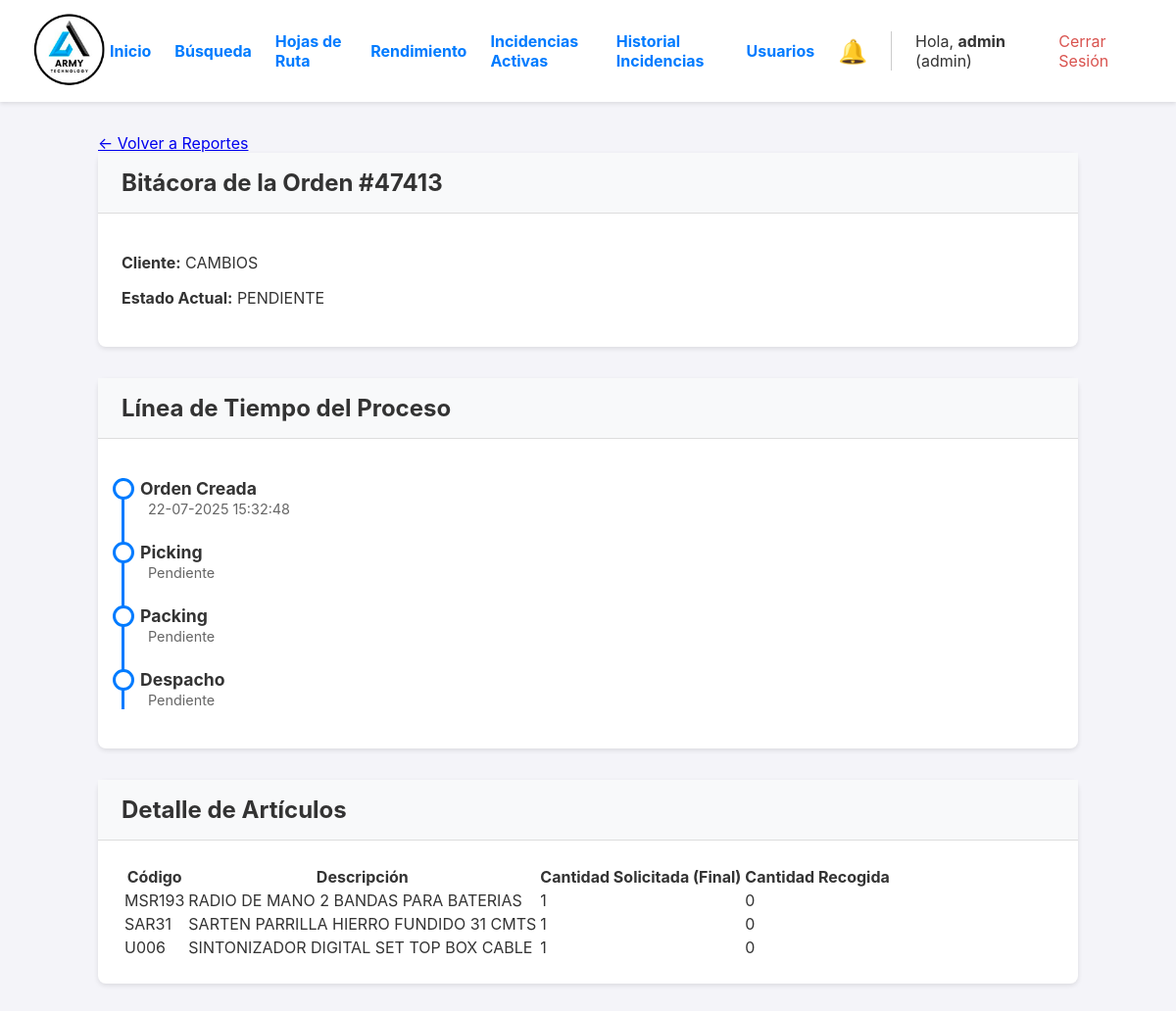
The page /orden/3/bitacora (signed in) on the database as committed earlier.
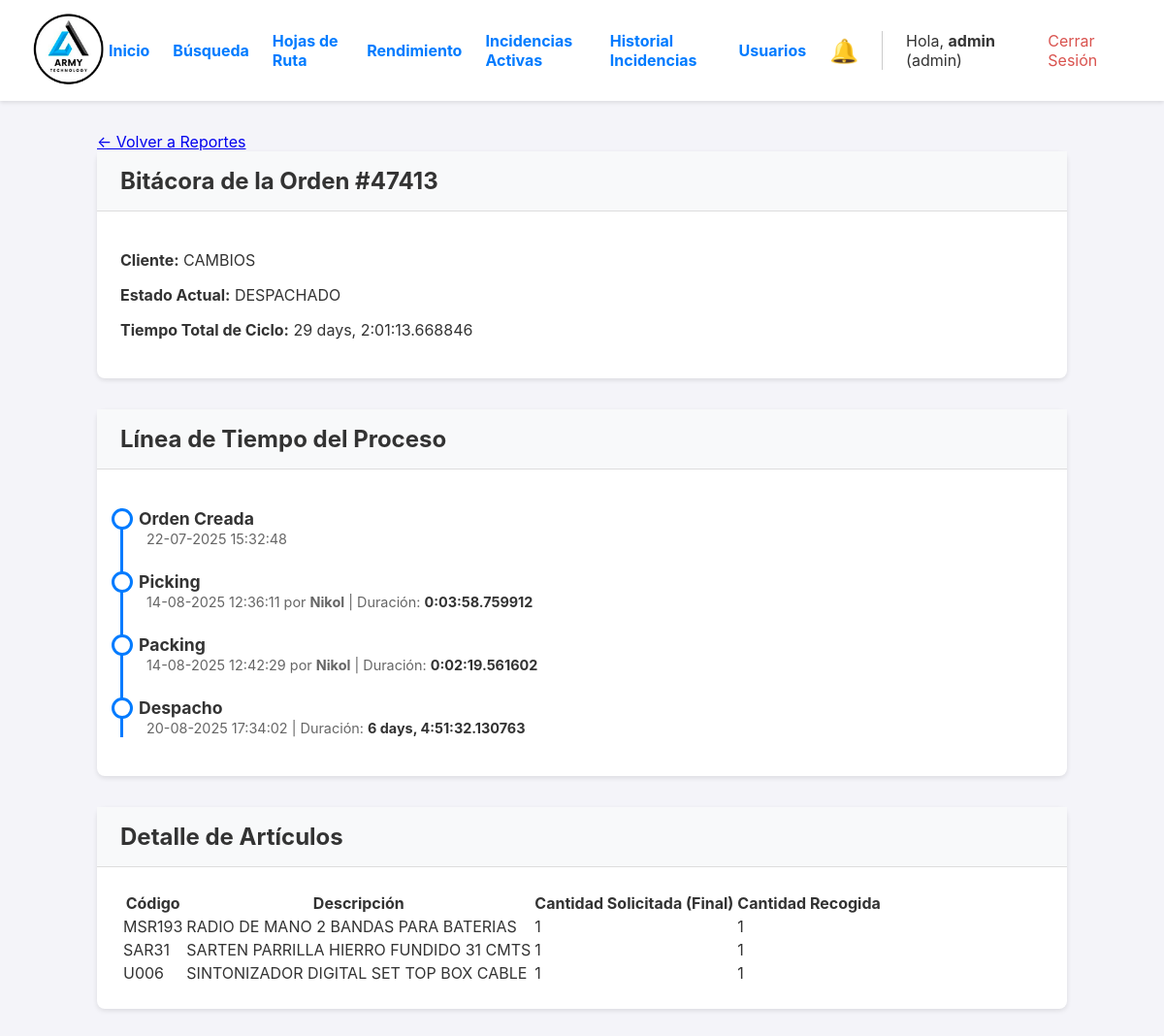
The same page on the database as committed later.
### app.py (models this page shows, shortened)
class Orden(db.Model):
    id = db.Column(db.Integer, primary_key=True)
    numero_pedido = db.Column(db.String(50), unique=True, nullable=False)
    cliente_nombre = db.Column(db.String(200), nullable=False)
    cliente_direccion = db.Column(db.String(300), nullable=True)
    estado = db.Column(db.String(30), nullable=False, default='PENDIENTE')
    fecha_creacion = db.Column(db.DateTime, nullable=False, default=datetime.datetime.utcnow)
    lote_id = db.Column(db.Integer, db.ForeignKey('lote_picking.id'), nullable=True)
    items = db.relationship('ItemOrden', backref='orden', lazy=True, cascade="all, delete-orphan")
    fecha_inicio_picking = db.Column(db.DateTime, nullable=True)
    fecha_fin_picking = db.Column(db.DateTime, nullable=True)
    fecha_fin_packing = db.Column(db.DateTime, nullable=True)
    fecha_despacho = db.Column(db.DateTime, nullable=True)
    packer_id = db.Column(db.Integer, db.ForeignKey('user.id', ondelete='SET NULL'), nullable=True)
    packer = db.relationship('User', foreign_keys=[packer_id])
    devolucion_confirmada = db.Column(db.Boolean, default=False, nullable=False)
    bultos = db.relationship('Bulto', backref='orden', cascade="all, delete-orphan")
    hoja_de_ruta_id = db.Column(db.Integer, db.ForeignKey('hoja_de_ruta.id'), nullable=True)
    destino_id = db.Column(db.Integer, db.ForeignKey('destino.id'), nullable=True)
    destino = db.relationship('Destino', backref='ordenes')
    guia_encomienda = db.Column(db.String(100), nullable=True)

class ItemOrden(db.Model):
    id = db.Column(db.Integer, primary_key=True)
    orden_id = db.Column(db.Integer, db.ForeignKey('orden.id'), nullable=False)
    codigo_articulo = db.Column(db.String(100), nullable=False)
    descripcion_articulo = db.Column(db.String(300), nullable=False)
    cantidad_solicitada = db.Column(db.Integer, nullable=False)
    cantidad_recogida = db.Column(db.Integer, nullable=False, default=0)
    cantidad_empacada = db.Column(db.Integer, nullable=False, default=0)
    tiene_incidencia = db.Column(db.Boolean, default=False, nullable=False)
    tipo_incidencia = db.Column(db.String(50), nullable=True)
    nota_incidencia = db.Column(db.Text, nullable=True)

class User(UserMixin, db.Model):
    id = db.Column(db.Integer, primary_key=True)
    username = db.Column(db.String(80), unique=True, nullable=False)
    password_hash = db.Column(db.String(256), nullable=False)
    role = db.Column(db.String(20), nullable=False, default='operario')

### app.py (the view)
@app.route('/orden/<int:orden_id>/bitacora')
@login_required
@admin_required # Solo los admins pueden ver esta vista tan detallada
def bitacora_orden(orden_id):
    from sqlalchemy.orm import joinedload, subqueryload
    orden = Orden.query.options(
        joinedload(Orden.lote).joinedload(LotePicking.operario), # Carga el lote y el operario de picking
        joinedload(Orden.packer), # Carga el operario de packing
        subqueryload(Orden.items).joinedload(ItemOrden.historial_incidencias) # Carga los items y su historial de incidencias
    ).get(orden_id)
    if not orden:
        flash('Orden no encontrada.', 'error')
        return redirect(url_for('reportes_y_busqueda'))
    duraciones = {}
    if orden.fecha_inicio_picking and orden.fecha_fin_picking:
        duraciones['picking'] = orden.fecha_fin_picking - orden.fecha_inicio_picking
    if orden.fecha_fin_picking and orden.fecha_fin_packing:
        duraciones['packing'] = orden.fecha_fin_packing - orden.fecha_fin_picking
    if orden.fecha_fin_packing and orden.fecha_despacho:
        duraciones['despacho'] = orden.fecha_despacho - orden.fecha_fin_packing
    if orden.fecha_creacion and orden.fecha_despacho:
        duraciones['total'] = orden.fecha_despacho - orden.fecha_creacion
    return render_template('bitacora_orden.html', orden=orden, duraciones=duraciones)

### app.py (called while the page is built)
def admin_required(f):
    @wraps(f)
    def decorated_function(*args, **kwargs):
        if not current_user.is_authenticated or current_user.role != 'admin':
            flash('Se requiere rol de administrador para acceder a esta página.', 'error')
            return redirect(url_for('dashboard'))
        return f(*args, **kwargs)
    return decorated_function

@login_manager.user_loader
def load_user(user_id):
    return db.session.get(User, int(user_id))

@app.template_filter('localtime')
def to_localtime_filter(utc_datetime):
    if not utc_datetime: return ""
    local_tz = pytz.timezone('America/Costa_Rica')
    local_dt = utc_datetime.replace(tzinfo=pytz.utc).astimezone(local_tz)
    return local_dt.strftime('%d-%m-%Y %H:%M:%S')

### templates/bitacora_orden.html (shortened to what this page needs)
{% extends "layout.html" %}
{% block content %}
<div class="bitacora-container">
    <a href="{{ url_for('reportes_y_busqueda') }}" class="back-link">← Volver a Reportes</a>
    <div class="card">
        <div class="card-header">
            <h2>Bitácora de la Orden #{{ orden.numero_pedido }}</h2>
        </div>
        <div class="card-body">
            <p><strong>Cliente:</strong> {{ orden.cliente_nombre }}</p>
            <p><strong>Estado Actual:</strong> <span class="estado estado-{{ orden.estado }}">{{ orden.estado.replace('_', ' ') }}</span></p>
            {% if duraciones.total %}
            <p><strong>Tiempo Total de Ciclo:</strong> <span class="duracion">{{ duraciones.total }}</span></p>
            {% endif %}
        </div>
    </div>
    <div class="card">
        <div class="card-header"><h2>Línea de Tiempo del Proceso</h2></div>
        <div class="card-body">
            <ul class="timeline">
                <li class="timeline-item">
                    <div class="timeline-title">Orden Creada</div>
                    <span class="timeline-meta">{{ orden.fecha_creacion | localtime }}</span>
                </li>
                <li class="timeline-item">
                    <div class="timeline-title">Picking</div>
                    <span class="timeline-meta">
                        {{ orden.fecha_inicio_picking | localtime if orden.fecha_inicio_picking else 'Pendiente' }}
                        {% if orden.lote and orden.lote.operario %} por <strong>{{ orden.lote.operario.username }}</strong>{% endif %}
                        {% if duraciones.picking %} | Duración: <span class="duracion">{{ duraciones.picking }}</span>{% endif %}
                    </span>
                </li>
                <li class="timeline-item">
                    <div class="timeline-title">Packing</div>
                    <span class="timeline-meta">
                        {{ orden.fecha_fin_packing | localtime if orden.fecha_fin_packing else 'Pendiente' }}
                        {% if orden.packer %} por <strong>{{ orden.packer.username }}</strong>{% endif %}
                        {% if duraciones.packing %} | Duración: <span class="duracion">{{ duraciones.packing }}</span>{% endif %}
                    </span>
                </li>
                <li class="timeline-item" style="padding-bottom:0;">
                    <div class="timeline-title">Despacho</div>
                     <span class="timeline-meta">
                        {{ orden.fecha_despacho | localtime if orden.fecha_despacho else 'Pendiente' }}
                        {% if duraciones.despacho %} | Duración: <span class="duracion">{{ duraciones.despacho }}</span>{% endif %}
                    </span>
                </li>
            </ul>
        </div>
    </div>
    <div class="card">
        <div class="card-header"><h2>Detalle de Artículos</h2></div>
        <div class="card-body">
            <table class="kpi-table">
                <thead>
                    <tr>
                        <th>Código</th>
                        <th>Descripción</th>
                        <th>Cantidad Solicitada (Final)</th>
                        <th>Cantidad Recogida</th>
                    </tr>
                </thead>
                <tbody>
                    {% for item in orden.items %}
                    <tr>
                        <td>{{ item.codigo_articulo }}</td>
                        <td>{{ item.descripcion_articulo }}</td>
                        <td>{{ item.cantidad_solicitada }}</td>
                        <td>{{ item.cantidad_recogida }}</td>
                    </tr>
                    {% endfor %}
                </tbody>
            </table>
        </div>
    </div>
</div>
{% endblock %}

Rows that differ between the two databases and show on the page:
changed Orden "CAMBIOS": estado.replace "PENDIENTE" → "DESPACHADO"; fecha_inicio_picking "Pendiente" → "14-08-2025 12:36:11"; fecha_fin_packing "Pendiente" → "14-08-2025 12:42:29"; fecha_despacho "Pendiente" → "20-08-2025 17:34:02"
now on this page (row unchanged): User: lote.operario.username "Nikol", packer.username "Nikol"
changed ItemOrden "MSR193": cantidad_recogida "0" → "1"
changed ItemOrden "SAR31": cantidad_recogida "0" → "1"
changed ItemOrden "SINTONIZADOR DIGITAL SET TOP BOX CABLE": cantidad_recogida "0" → "1"
Other text that changed with them:
{{ duraciones.total }}: (not shown) → "29 days, 2:01:13.668846"
{{ duraciones.picking }}: (not shown) → "0:03:58.759912"
{{ duraciones.packing }}: (not shown) → "0:02:19.561602"
{{ duraciones.despacho }}: (not shown) → "6 days, 4:51:32.130763"
text now shown: "Tiempo Total de Ciclo: por | Duración: por | Duración: | Duración:"
